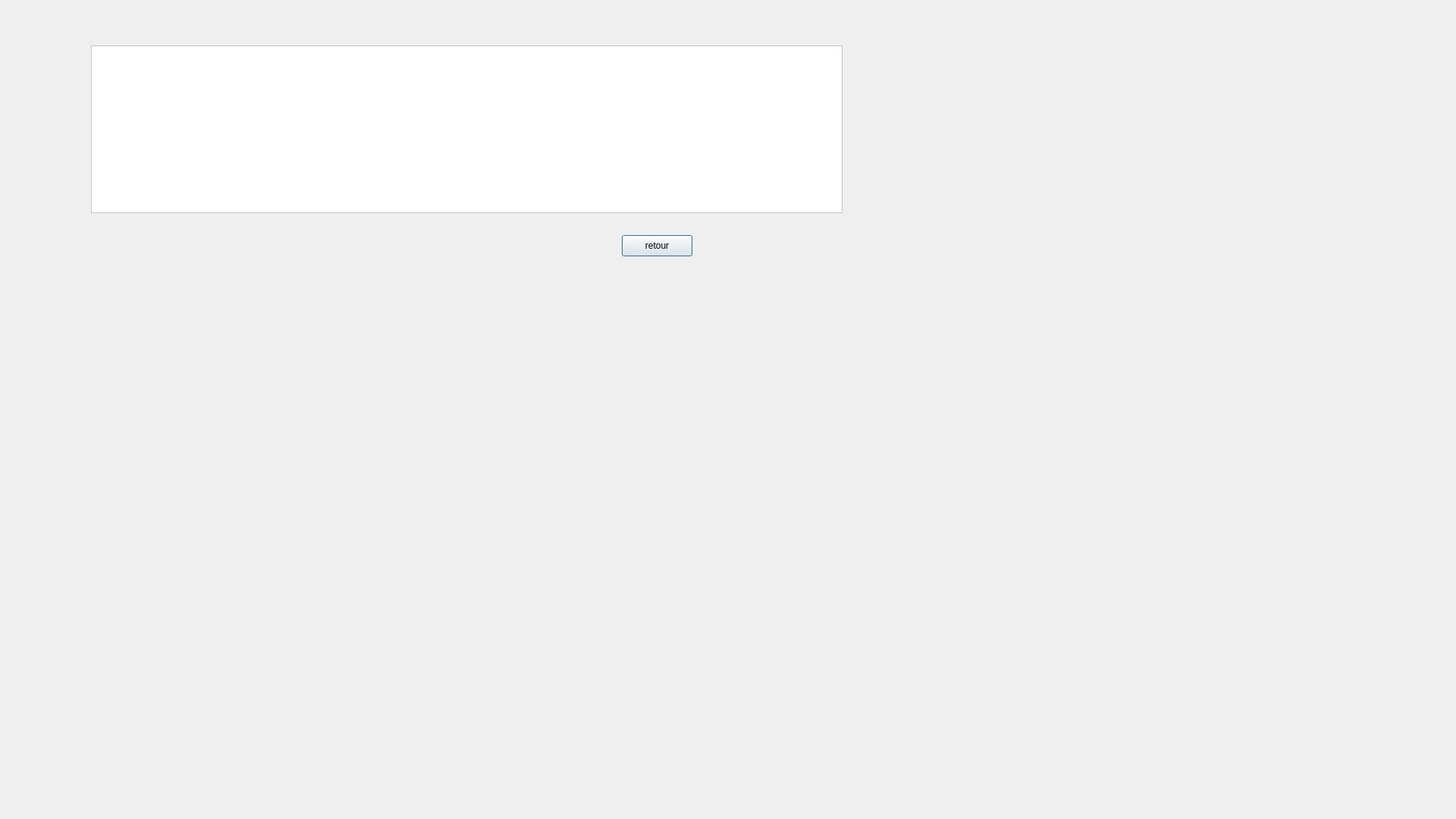
<?xml version="1.0" encoding="UTF-8"?>
<ui version="4.0">
 <class>AfficherAvion</class>
 <widget class="QDialog" name="AfficherAvion">
  <property name="geometry">
   <rect>
    <x>0</x>
    <y>0</y>
    <width>1920</width>
    <height>1080</height>
   </rect>
  </property>
  <property name="windowTitle">
   <string>Dialog</string>
  </property>
  <property name="styleSheet">
   <string notr="true"/>
  </property>
  <widget class="QTableView" name="table">
   <property name="geometry">
    <rect>
     <x>120</x>
     <y>60</y>
     <width>991</width>
     <height>221</height>
    </rect>
   </property>
   <property name="styleSheet">
    <string notr="true">background-color: rgb(255, 255, 255);</string>
   </property>
  </widget>
  <widget class="QPushButton" name="retour">
   <property name="geometry">
    <rect>
     <x>820</x>
     <y>310</y>
     <width>93</width>
     <height>28</height>
    </rect>
   </property>
   <property name="text">
    <string>retour</string>
   </property>
  </widget>
  <widget class="QLabel" name="label">
   <property name="geometry">
    <rect>
     <x>0</x>
     <y>0</y>
     <width>1920</width>
     <height>1080</height>
    </rect>
   </property>
   <property name="text">
    <string/>
   </property>
   <property name="pixmap">
    <pixmap resource="resource.qrc">:/Downloads/74217842_1026617407684361_1400118106809958400_n.png</pixmap>
   </property>
  </widget>
  <zorder>label</zorder>
  <zorder>table</zorder>
  <zorder>retour</zorder>
 </widget>
 <resources>
  <include location="resource.qrc"/>
 </resources>
 <connections/>
</ui>
